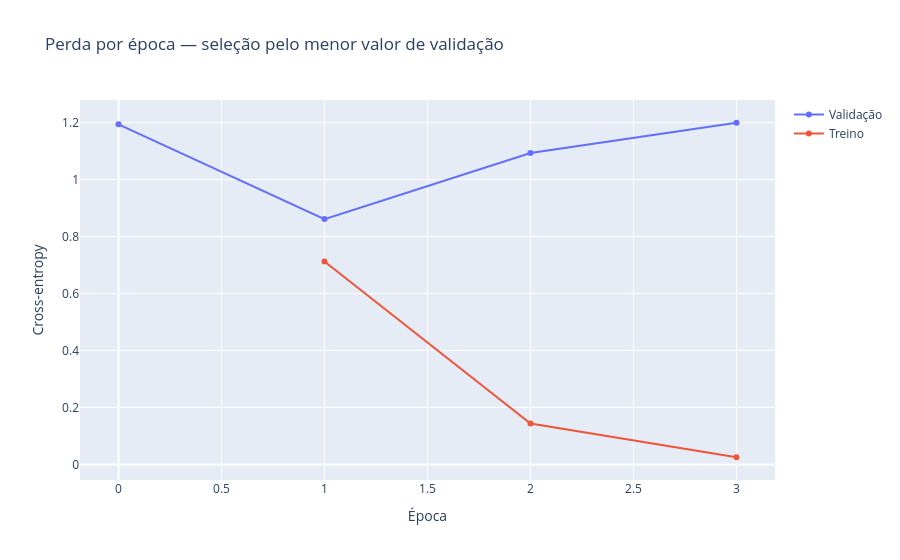

The code cell stored with this chart in its notebook:
### Code cell
import plotly.graph_objects as go
epochs=history['epocas']
fig=go.Figure()
fig.add_scatter(x=[0]+[x['epoca'] for x in epochs],y=[history['loss_validacao_inicial']]+[x['loss_validacao'] for x in epochs],mode='lines+markers',name='Validação')
fig.add_scatter(x=[x['epoca'] for x in epochs],y=[x['loss_treino'] for x in epochs],mode='lines+markers',name='Treino')
fig.update_layout(title='Perda por época — seleção pelo menor valor de validação',xaxis_title='Época',yaxis_title='Cross-entropy')
display(fig)

### Figure 1 — Plotly figure (JSON) as saved in the notebook; plotly's stock layout.template omitted (floating-point values rounded to 4 significant figures)
{"data": [{"mode": "lines+markers", "name": "Validação", "type": "scatter", "x": [0, 1, 2, 3], "y": [1.194, 0.8612, 1.093, 1.199]}, {"mode": "lines+markers", "name": "Treino", "type": "scatter", "x": [1, 2, 3], "y": [0.7126, 0.1437, 0.02519]}], "layout": {"title": {"text": "Perda por época — seleção pelo menor valor de validação"}, "xaxis": {"title": {"text": "Época"}}, "yaxis": {"title": {"text": "Cross-entropy"}}}}
